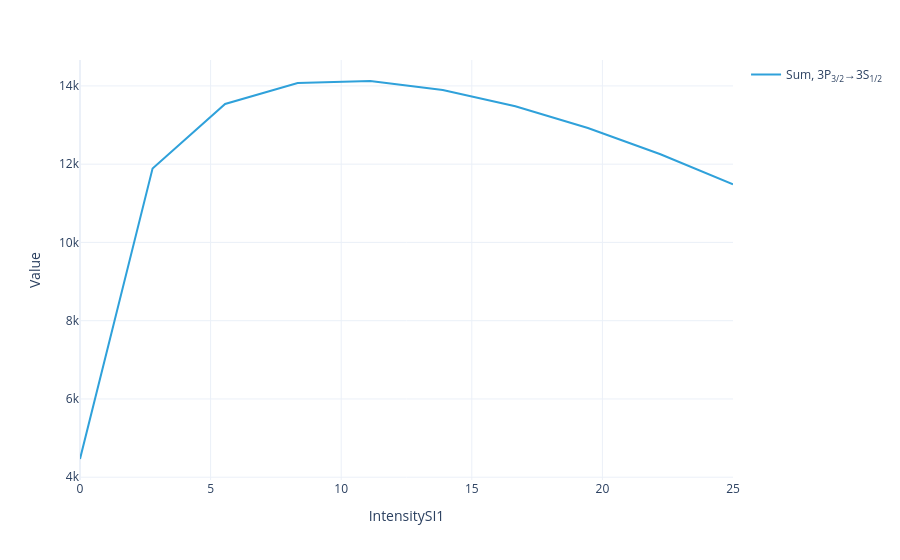

The cell this chart's notebook holds for it:
### Markdown cell above
Plot the total flux to show the optimal value of repump intensity for these conditions:

### Code cell
model.total_flux(sol).visualize()

### Figure 1 — Plotly figure (JSON) as saved in the notebook; plotly's stock layout.template omitted (floating-point values rounded to 4 significant figures)
{"data": [{"hovertemplate": "Sum=Sum<br>Transition=3P<sub>3/2</sub>→3S<sub>1/2</sub><br>IntensitySI1=%{x}<br>Value=%{y}<extra></extra>", "legendgroup": "Sum, 3P<sub>3/2</sub>→3S<sub>1/2</sub>", "line": {"color": "#2fa1da", "dash": "solid"}, "marker": {"symbol": "circle"}, "mode": "lines", "name": "Sum, 3P<sub>3/2</sub>→3S<sub>1/2</sub>", "orientation": "v", "showlegend": true, "type": "scatter", "x": [0.0, 2.778, 5.556, 8.333, 11.11, 13.89, 16.67, 19.44, 22.22, 25.0], "xaxis": "x", "y": [4465.0, 11890.0, 13540.0, 14080.0, 14130.0, 13900.0, 13480.0, 12920.0, 12250.0, 11490.0], "yaxis": "y"}], "layout": {"legend": {"title": {}, "tracegroupgap": 0}, "margin": {"t": 60}, "xaxis": {"anchor": "y", "domain": [0, 1], "title": {"text": "IntensitySI1"}}, "yaxis": {"anchor": "x", "domain": [0, 1], "title": {"text": "Value"}}}}
